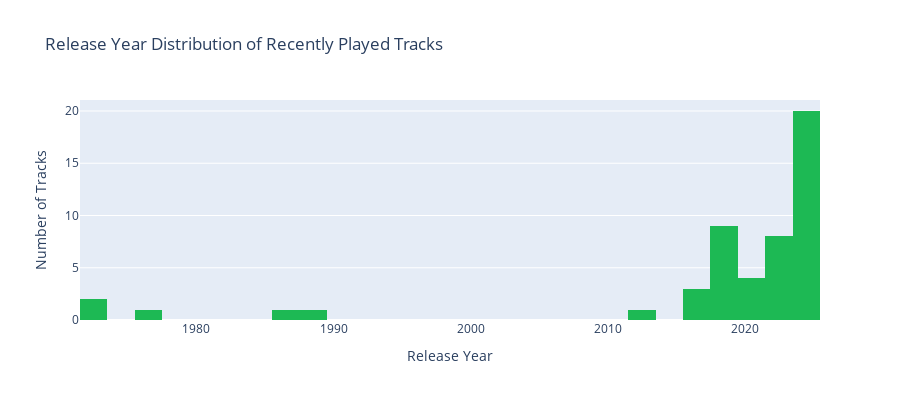

The notebook cell this image was saved under:
### Markdown cell above
### 2.1 Release Year Distribution

### Code cell
fig = go.Figure()
fig.add_trace(go.Histogram(
    x=recent_df['release_year'],
    nbinsx=30,
    marker_color='#1DB954'
))

fig.update_layout(
    title="Release Year Distribution of Recently Played Tracks",
    xaxis_title="Release Year",
    yaxis_title="Number of Tracks",
    height=400
)

fig.show()

avg_year = recent_df['release_year'].mean()
oldest = recent_df['release_year'].min()
newest = recent_df['release_year'].max()

print(f"\n📅 Release Year Statistics:")
print(f"   Average Release Year: {avg_year:.0f}")
print(f"   Oldest Track: {oldest}")
print(f"   Newest Track: {newest}")
print(f"   Range: {newest - oldest} years")

if avg_year >= 2023:
    print("\n   Profile: New Release Enthusiast - You love fresh music!")
elif avg_year >= 2015:
    print("\n   Profile: Modern Music Lover - You prefer recent tracks")
elif avg_year >= 2000:
    print("\n   Profile: 2000s/2010s Fan - You enjoy the golden age of digital music")
else:
    print("\n   Profile: Classic Music Collector - You appreciate older tracks")

### Figure 1 — Plotly figure (JSON) as saved in the notebook; plotly's stock layout.template omitted (floating-point values rounded to 4 significant figures)
{"data": [{"marker": {"color": "#1DB954"}, "nbinsx": 30, "type": "histogram", "x": [2018, 2019, 2016, 2018, 1988, 1973, 1986, 1972, 1977, 2025, 2025, 2025, 2023, 2024, 2025, 2018, 2018, 2018, 2018, 2025, 2021, 2020, 2018, 2012, 2017, 2024, 2017, 2021, 2022, 2023, 2023, 2023, 2024, 2025, 2025, 2023, 2023, 2024, 2024, 2024, 2023, 2025, 2025, 2025, 2021, 2025, 2024, 2019, 2025, 2024]}], "layout": {"height": 400, "title": {"text": "Release Year Distribution of Recently Played Tracks"}, "xaxis": {"title": {"text": "Release Year"}}, "yaxis": {"title": {"text": "Number of Tracks"}}}}
